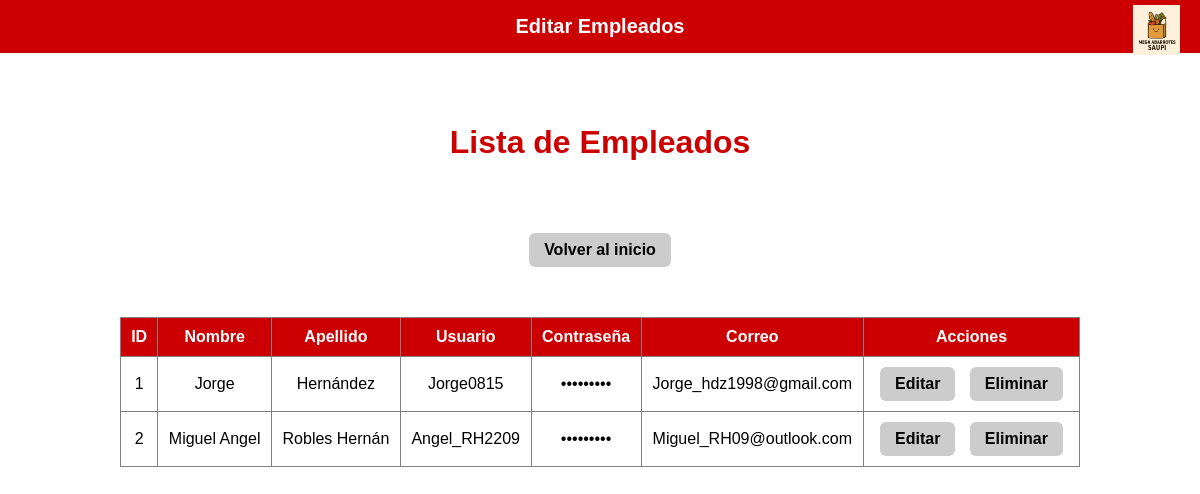
Page /editar_empleado_menu.php on the committed database.
### tables this page shows
CREATE TABLE `empleados` (
  `id` int(11) NOT NULL,
  `nombre` varchar(255) NOT NULL,
  `apellido` varchar(255) NOT NULL,
  `usuario` varchar(255) NOT NULL,
  `contraseña` varchar(255) NOT NULL,
  `correo` varchar(255) NOT NULL
);

### editar_empleado_menu.php (the view, shortened to what this page needs)
<?php
include "views/header.php";
include("config/conexion.php");
$conn = new mysqli($host, $user, $pass, $db);
$sql = "SELECT * FROM empleados ORDER BY id ASC";
$result = $conn->query($sql);
?>
<link rel="stylesheet" href="assets/css/style.css">
<div class="container" style="flex-direction: column; align-items: center; margin-top: 50px;">
    <h1 style="color:#c00;">Lista de Empleados</h1>
    <div style="margin-top:20px;">
        <a href="inicio_admin.php" class="btn-volver">Volver al inicio</a>
    </div>
    <table border="1" cellpadding="10" cellspacing="0" style="border-collapse: collapse; width: 80%; margin-top: 20px; text-align:center;">
        <thead style="background-color:#c00; color:white;">
            <tr>
                <th>ID</th>
                <th>Nombre</th>
                <th>Apellido</th>
                <th>Usuario</th>
                <th>Contraseña</th>
                <th>Correo</th>
                <th>Acciones</th>
            </tr>
        </thead>
        <tbody>
            <?php if ($result && $result->num_rows > 0): ?>
                <?php while($row = $result->fetch_assoc()): ?>
                    <tr>
                        <td><?= $row['id'] ?></td>
                        <td><?= htmlspecialchars($row['nombre']) ?></td>
                        <td><?= htmlspecialchars($row['apellido']) ?></td>
                        <td><?= htmlspecialchars($row['usuario']) ?></td>
                                <td>•••••••••</td>
                        <td><?= htmlspecialchars($row['correo']) ?></td>
                        <td>
                            <a href="editar_empleado_form.php?id=<?= $row['id'] ?>" class="editar-btn">Editar</a>
                            <a href="eliminar_empleado.php?id=<?= $row['id'] ?>" class="eliminar" onclick="return confirm('¿Seguro que deseas eliminar este empleado?');">Eliminar</a>
                        </td>
                    </tr>
                <?php endwhile; ?>
            <?php else: ?>
                <tr>
                    <td colspan="6">No hay empleados registrados</td>
                </tr>
            <?php endif; ?>
        </tbody>
    </table>
</div>

### assets/css/style.css (style rules this page uses)
.container { display: flex; flex-wrap: wrap; justify-content: center; gap: 30px; margin-top: 60px; }
.eliminar { background: white; color: #c00; font-weight: bold; border: none; padding: 5px; border-radius: 4px; cursor: pointer; }
.editar-btn { background: white; color: #c00; font-weight: bold; border: none; padding: 5px; border-radius: 4px; cursor: pointer; }
.editar-btn, .eliminar, .btn-volver { background-color: #ccc; color: #000; font-weight: bold; border: none; padding: 8px 15px; border-radius: 6px; cursor: pointer; text-decoration: none; margin: 0 5px; display: inline-block; transition: background 0.3s ease, color 0.3s ease; }

### rows in the picture
empleados: id "1", nombre "Jorge", apellido "Hernández", usuario "Jorge0815", correo "Jorge_hdz1998@gmail.com"
empleados: id "2", nombre "Miguel Angel", apellido "Robles Hernán", usuario "Angel_RH2209", correo "Miguel_RH09@outlook.com"

### other values in the picture
$title "Editar Empleados"
